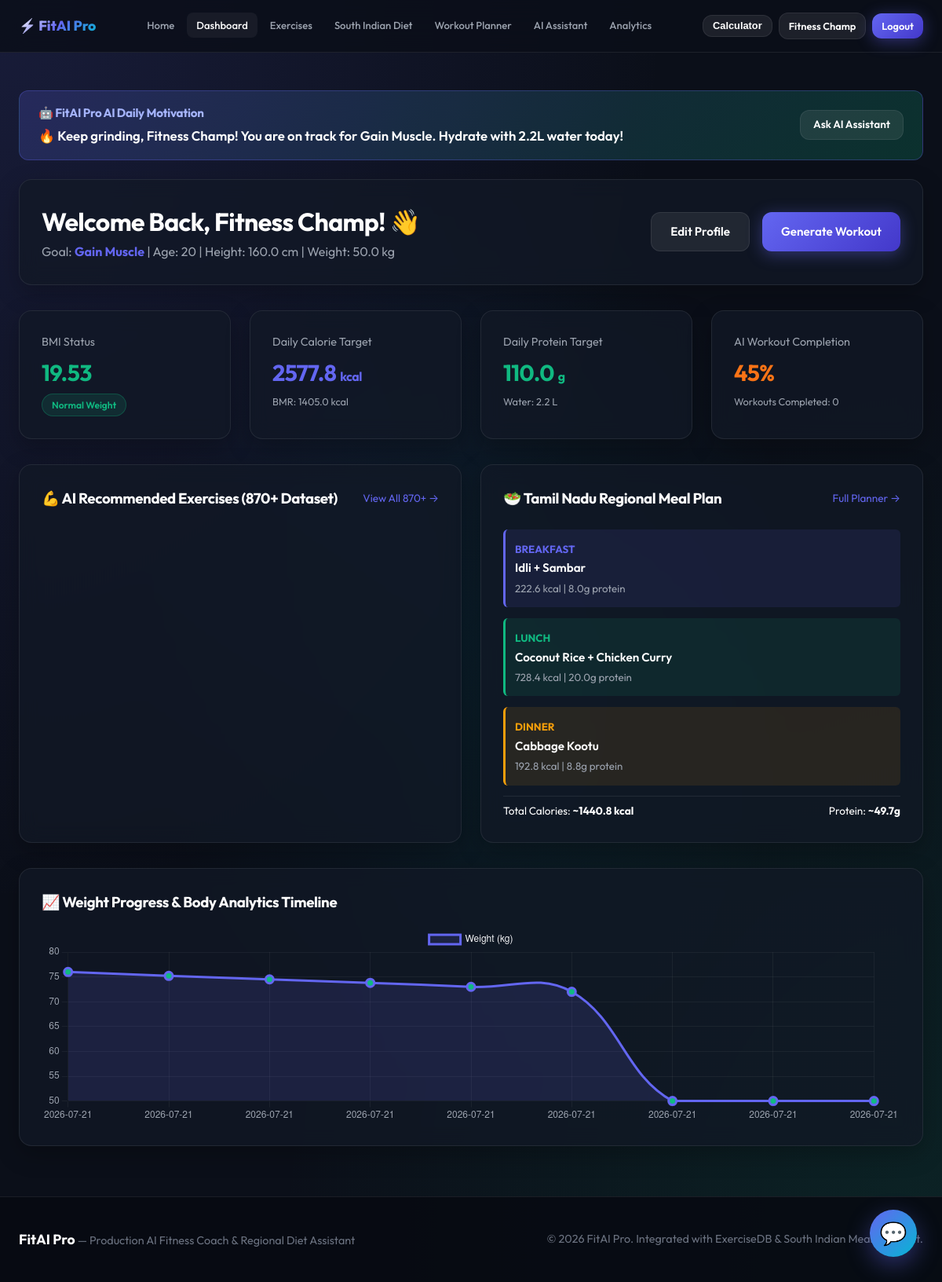
The app's page /dashboard (signed in) with its own data.
### tables this page shows
CREATE TABLE users (
            id INTEGER PRIMARY KEY AUTOINCREMENT,
            username TEXT NOT NULL,
            email TEXT UNIQUE NOT NULL,
            password_hash TEXT NOT NULL,
            age INTEGER DEFAULT 25,
            height REAL DEFAULT 175.0,
            weight REAL DEFAULT 70.0,
            gender TEXT DEFAULT 'male',
            goal TEXT DEFAULT 'Gain Muscle',
            is_admin INTEGER DEFAULT 0,
            created_at TIMESTAMP DEFAULT CURRENT_TIMESTAMP
        );

### app.py (the view)
@app.route('/dashboard')
def dashboard():
    if 'user_id' not in session:
        return redirect(url_for('login'))
    conn = get_db()
    cursor = conn.cursor()
    cursor.execute("SELECT * FROM users WHERE id = ?", (session['user_id'],))
    user_row = cursor.fetchone()
    user = UserModel(user_row)
    cursor.execute("SELECT * FROM weight_history WHERE user_id = ? ORDER BY recorded_at ASC", (session['user_id'],))
    weight_logs = cursor.fetchall()
    cursor.execute("SELECT COUNT(*) FROM workout_history WHERE user_id = ?", (session['user_id'],))
    completed_workouts_cnt = cursor.fetchone()[0]
    conn.close()
    bmi = user.get_bmi()
    bmi_info = user.get_bmi_info()
    targets = user.get_daily_targets()
    rec_ex = exercise_engine.recommend(goal=user.goal, user_weight_kg=user.weight, limit=4)
    rec_diet = diet_engine.generate_plan(target_calories=targets['target_calories'], goal=user.goal)
    ai_motivation = f"🔥 Keep grinding, {user.username}! You are on track for {user.goal}. Hydrate with {targets['water_liters']}L water today!"
    ai_weekly_report = {
        'weight_change': round(weight_logs[-1]['weight_kg'] - weight_logs[0]['weight_kg'], 1) if len(weight_logs) > 1 else 0.0,
        'calories_burned_week': completed_workouts_cnt * 135,
        'completion_rate': min(100, int((completed_workouts_cnt / 12) * 100)) if completed_workouts_cnt else 45
    }
    return render_template(
        'dashboard.html',
        user=user,
        bmi=bmi,
        bmi_info=bmi_info,
        targets=targets,
        rec_ex=rec_ex,
        rec_diet=rec_diet,
        weight_logs=weight_logs,
        completed_workouts_cnt=completed_workouts_cnt,
        ai_motivation=ai_motivation,
        ai_weekly_report=ai_weekly_report
    )

### templates/dashboard.html (shortened to what this page needs)
{% extends "base.html" %}
{% block content %}
<div class="container" style="padding-top: 2rem; padding-bottom: 4rem;">
  <div style="background: linear-gradient(135deg, rgba(99, 102, 241, 0.2) 0%, rgba(16, 185, 129, 0.2) 100%); border: 1px solid var(--border-accent); border-radius: var(--radius-md); padding: 1rem 1.5rem; margin-bottom: 1.5rem; display: flex; align-items: center; justify-content: space-between; flex-wrap: wrap; gap: 1rem;">
    <div>
      <h4 style="color: #a5b4fc; font-size: 0.95rem;">🤖 FitAI Pro AI Daily Motivation</h4>
      <div style="font-size: 1.05rem; font-weight: 600; color: white; margin-top: 0.25rem;">
        {{ ai_motivation }}
      </div>
    </div>
    <a href="{{ url_for('chatbot') }}" class="btn btn-secondary" style="padding: 0.45rem 1rem; font-size: 0.85rem;">Ask AI Assistant</a>
  </div>
  <div class="glass-card" style="margin-bottom: 2rem; display: flex; justify-content: space-between; align-items: center; flex-wrap: wrap; gap: 1rem;">
    <div>
      <h2 style="font-size: 2rem;">Welcome Back, {{ user.username }}! 👋</h2>
      <p style="color: var(--text-muted);">
        Goal: <b style="color: var(--primary);">{{ user.goal }}</b> | Age: {{ user.age }} | Height: {{ user.height }} cm | Weight: {{ user.weight }} kg
      </p>
    </div>
    <div style="display: flex; gap: 1rem;">
      <a href="{{ url_for('profile') }}" class="btn btn-secondary">Edit Profile</a>
      <a href="{{ url_for('workout_planner') }}" class="btn btn-primary">Generate Workout</a>
    </div>
  </div>
  <div class="grid-4" style="margin-bottom: 2rem;">
    <div class="glass-card">
      <div style="color: var(--text-muted); font-size: 0.9rem;">BMI Status</div>
      <h3 style="font-size: 1.8rem; color: {{ bmi_info.color }}; margin: 0.25rem 0;">
        {{ bmi }}
      </h3>
      <span class="badge" style="background: {{ bmi_info.color }}22; color: {{ bmi_info.color }}; border: 1px solid {{ bmi_info.color }}44;">
        {{ bmi_info.category }}
      </span>
    </div>
    <div class="glass-card">
      <div style="color: var(--text-muted); font-size: 0.9rem;">Daily Calorie Target</div>
      <h3 style="font-size: 1.8rem; color: var(--primary); margin: 0.25rem 0;">
        {{ targets.target_calories }} <span style="font-size: 1rem;">kcal</span>
      </h3>
      <div style="font-size: 0.8rem; color: var(--text-muted);">BMR: {{ targets.bmr }} kcal</div>
    </div>
    <div class="glass-card">
      <div style="color: var(--text-muted); font-size: 0.9rem;">Daily Protein Target</div>
      <h3 style="font-size: 1.8rem; color: var(--secondary); margin: 0.25rem 0;">
        {{ targets.protein_g }} <span style="font-size: 1rem;">g</span>
      </h3>
      <div style="font-size: 0.8rem; color: var(--text-muted);">Water: {{ targets.water_liters }} L</div>
    </div>
    <div class="glass-card">
      <div style="color: var(--text-muted); font-size: 0.9rem;">AI Workout Completion</div>
      <h3 style="font-size: 1.8rem; color: var(--accent-orange); margin: 0.25rem 0;">
        {{ ai_weekly_report.completion_rate }}%
      </h3>
      <div style="font-size: 0.8rem; color: var(--text-muted);">Workouts Completed: {{ completed_workouts_cnt }}</div>
    </div>
  </div>
  <div class="grid-2" style="margin-bottom: 2rem;">
    <div class="glass-card">
      <div style="display: flex; justify-content: space-between; align-items: center; margin-bottom: 1.5rem;">
        <h3>💪 AI Recommended Exercises (870+ Dataset)</h3>
        <a href="{{ url_for('exercises') }}" style="font-size: 0.85rem;">View All 870+ →</a>
      </div>
    </div>
    <div class="glass-card">
      <div style="display: flex; justify-content: space-between; align-items: center; margin-bottom: 1.5rem;">
        <h3>🥗 Tamil Nadu Regional Meal Plan</h3>
        <a href="{{ url_for('diet_planner') }}" style="font-size: 0.85rem;">Full Planner →</a>
      </div>
      <div style="display: flex; flex-direction: column; gap: 0.85rem;">
        <div style="padding: 0.75rem; background: rgba(99, 102, 241, 0.1); border-left: 3px solid var(--primary); border-radius: 6px;">
          <small style="color: var(--primary); font-weight: 700;">BREAKFAST</small>
          <div style="font-weight: 600; font-size: 0.95rem;">{{ rec_diet.breakfast.title }}</div>
          <small style="color: var(--text-muted);">{{ rec_diet.breakfast.calories_num }} kcal | {{ rec_diet.breakfast.protein_num }}g protein</small>
        </div>
        <div style="padding: 0.75rem; background: rgba(16, 185, 129, 0.1); border-left: 3px solid var(--secondary); border-radius: 6px;">
          <small style="color: var(--secondary); font-weight: 700;">LUNCH</small>
          <div style="font-weight: 600; font-size: 0.95rem;">{{ rec_diet.lunch.title }}</div>
          <small style="color: var(--text-muted);">{{ rec_diet.lunch.calories_num }} kcal | {{ rec_diet.lunch.protein_num }}g protein</small>
        </div>
        <div style="padding: 0.75rem; background: rgba(245, 158, 11, 0.1); border-left: 3px solid #f59e0b; border-radius: 6px;">
          <small style="color: #f59e0b; font-weight: 700;">DINNER</small>
          <div style="font-weight: 600; font-size: 0.95rem;">{{ rec_diet.dinner.title }}</div>
          <small style="color: var(--text-muted);">{{ rec_diet.dinner.calories_num }} kcal | {{ rec_diet.dinner.protein_num }}g protein</small>
        </div>
        <div style="display: flex; justify-content: space-between; font-size: 0.85rem; padding-top: 0.5rem; border-top: 1px solid var(--border-glass);">
          <span>Total Calories: <b>~{{ rec_diet.total_calories }} kcal</b></span>
          <span>Protein: <b>~{{ rec_diet.total_protein }}g</b></span>
        </div>
      </div>
    </div>
  </div>
  <div class="glass-card">
    <h3>📈 Weight Progress & Body Analytics Timeline</h3>
    <div style="height: 250px; margin-top: 1rem;">
      <canvas id="weightChart"></canvas>
    </div>
  </div>
</div>
{% endblock %}
{% block extra_js %}
<script>
  document.addEventListener('DOMContentLoaded', () => {
    const dates = [{% for log in weight_logs %}"{{ log.recorded_at[:10] }}",{% endfor %}];
    const weights = [{% for log in weight_logs %}{{ log.weight_kg }},{% endfor %}];
    renderWeightHistoryChart('weightChart', dates.length ? dates : ['Week 1', 'Week 2', 'Week 3', 'Week 4'], weights.length ? weights : [76, 75, 73.5, 72]);
  });
</script>
{% endblock %}

### templates/base.html (shortened to what this page needs)
<!DOCTYPE html>
<html lang="en">
<head>
  <link rel="stylesheet" href="{{ url_for('static', filename='css/style.css') }}">
</head>
<body>
  <nav class="navbar">
    <div class="container nav-container" style="gap: 0.75rem;">
      <a href="{{ url_for('index') }}" class="brand-logo" style="font-size: 1.1rem; white-space: nowrap;">
        ⚡ FitAI Pro
      </a>
      <ul class="nav-links" style="gap: 0.25rem; font-size: 0.82rem;">
        <li><a href="{{ url_for('index') }}" class="{% if request.endpoint == 'index' %}active{% endif %}">Home</a></li>
        <li><a href="{{ url_for('dashboard') }}" class="{% if request.endpoint == 'dashboard' %}active{% endif %}">Dashboard</a></li>
        <li><a href="{{ url_for('exercises') }}" class="{% if request.endpoint == 'exercises' %}active{% endif %}">Exercises</a></li>
        <li><a href="{{ url_for('diet_planner') }}" class="{% if request.endpoint == 'diet_planner' %}active{% endif %}">South Indian Diet</a></li>
        <li><a href="{{ url_for('workout_planner') }}" class="{% if request.endpoint == 'workout_planner' %}active{% endif %}">Workout Planner</a></li>
        <li><a href="{{ url_for('chatbot') }}" class="{% if request.endpoint == 'chatbot' %}active{% endif %}">AI Assistant</a></li>
        <li><a href="{{ url_for('analytics') }}" class="{% if request.endpoint == 'analytics' %}active{% endif %}">Analytics</a></li>
      </ul>
      <div style="display: flex; align-items: center; gap: 0.5rem; flex-shrink: 0;">
        <button id="open-calc-modal" class="btn btn-secondary" style="padding: 0.35rem 0.75rem; font-size: 0.8rem;">
          Calculator
        </button>
        {% if current_user %}
          <a href="{{ url_for('profile') }}" class="btn btn-secondary" style="padding: 0.35rem 0.75rem; font-size: 0.8rem;">
            {{ current_user.username }}
          </a>
          <a href="{{ url_for('logout') }}" class="btn btn-primary" style="padding: 0.35rem 0.75rem; font-size: 0.8rem;">Logout</a>
        {% else %}
          <a href="{{ url_for('login') }}" class="btn btn-secondary" style="padding: 0.35rem 0.75rem; font-size: 0.8rem;">Login</a>
          <a href="{{ url_for('register') }}" class="btn btn-primary" style="padding: 0.35rem 0.75rem; font-size: 0.8rem;">Sign Up</a>
        {% endif %}
      </div>
    </div>
  </nav>
  <main style="flex: 1;">
    {% block content %}{% endblock %}
  </main>
  <a href="{{ url_for('chatbot') }}" class="chat-widget-button" title="Ask FitAI Pro Chatbot">
    💬
  </a>
  <footer>
    <div class="container" style="display: flex; justify-content: space-between; align-items: center; flex-wrap: wrap; gap: 1rem;">
      <div>
        <strong style="color: white; font-size: 1.1rem;">FitAI Pro</strong> — Production AI Fitness Coach & Regional Diet Assistant
      </div>
      <div>
        © 2026 FitAI Pro. Integrated with ExerciseDB & South Indian Meals Dataset.
      </div>
    </div>
  </footer>
  {% block extra_js %}{% endblock %}
</body>
</html>

### records on screen
users: username "Fitness Champ", goal "Gain Muscle", age "20", height "160.0", weight "50.0"

### other values on screen
{{ ai_motivation }} "🔥 Keep grinding, Fitness Champ! You are on track for Gain Muscle. Hydrate with 2.2L water today!"
{{ bmi }} "19.53"
{{ bmi_info.category }} "Normal Weight"
{{ targets.target_calories }} "2577.8"
{{ targets.bmr }} "1405.0"
{{ targets.protein_g }} "110.0"
{{ targets.water_liters }} "2.2"
{{ ai_weekly_report.completion_rate }} "45"
{{ completed_workouts_cnt }} "0"
{{ rec_diet.breakfast.title }} "Idli + Sambar"
{{ rec_diet.breakfast.calories_num }} "222.6"
{{ rec_diet.breakfast.protein_num }} "8.0"
{{ rec_diet.lunch.title }} "Coconut Rice + Chicken Curry"
{{ rec_diet.lunch.calories_num }} "728.4"
{{ rec_diet.lunch.protein_num }} "20.0"
